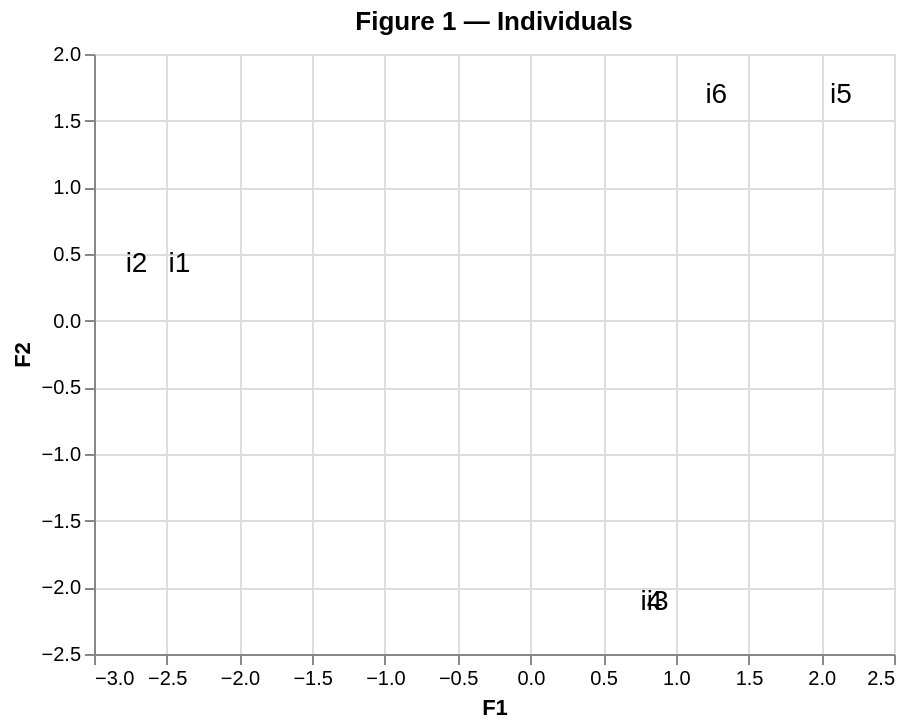

Notebook cell for this chart:
### Code cell
import altair as alt

rc = wiki_famd.row_coordinates(wiki)
rc.columns = [f"F{c + 1}" for c in rc.columns]
rc["label"] = rc.index

alt.Chart(rc.reset_index(drop=True)).mark_text(fontSize=14).encode(
    x=alt.X("F1:Q", title="F1"),
    y=alt.Y("F2:Q", title="F2"),
    text="label:N",
).properties(title="Figure 1 — Individuals", width=400, height=300)

### Figure 1 — Vega-Lite specification as saved in the notebook (floating-point values rounded to 4 significant figures)
{"config": {"view": {"continuousWidth": 300, "continuousHeight": 300}}, "data": {"name": "data-fbb0677905fd9f04759d416b8351dd0c"}, "mark": {"type": "text", "fontSize": 14}, "encoding": {"text": {"field": "label", "type": "nominal"}, "x": {"field": "F1", "title": "F1", "type": "quantitative"}, "y": {"field": "F2", "title": "F2", "type": "quantitative"}}, "height": 300, "title": "Figure 1 — Individuals", "width": 400, "$schema": "https://vega.github.io/schema/vega-lite/v6.1.0.json", "datasets": {"data-fbb0677905fd9f04759d416b8351dd0c": [{"F1": -2.413, "F2": 0.4226, "F3": -1.728, "F4": -0.2924, "F5": 0.03568, "label": "i1"}, {"F1": -2.708, "F2": 0.4226, "F3": 1.208, "F4": 0.3179, "F5": -0.04062, "label": "i2"}, {"F1": 0.8748, "F2": -2.113, "F3": -0.1179, "F4": 0.163, "F5": 0.1252, "label": "i3"}, {"F1": 0.8319, "F2": -2.113, "F3": 0.2912, "F4": -0.1715, "F5": -0.1235, "label": "i4"}, {"F1": 2.135, "F2": 1.69, "F3": -1.727, "F4": 0.2065, "F5": -0.04068, "label": "i5"}, {"F1": 1.278, "F2": 1.69, "F3": 2.074, "F4": -0.2235, "F5": 0.04397, "label": "i6"}]}}
